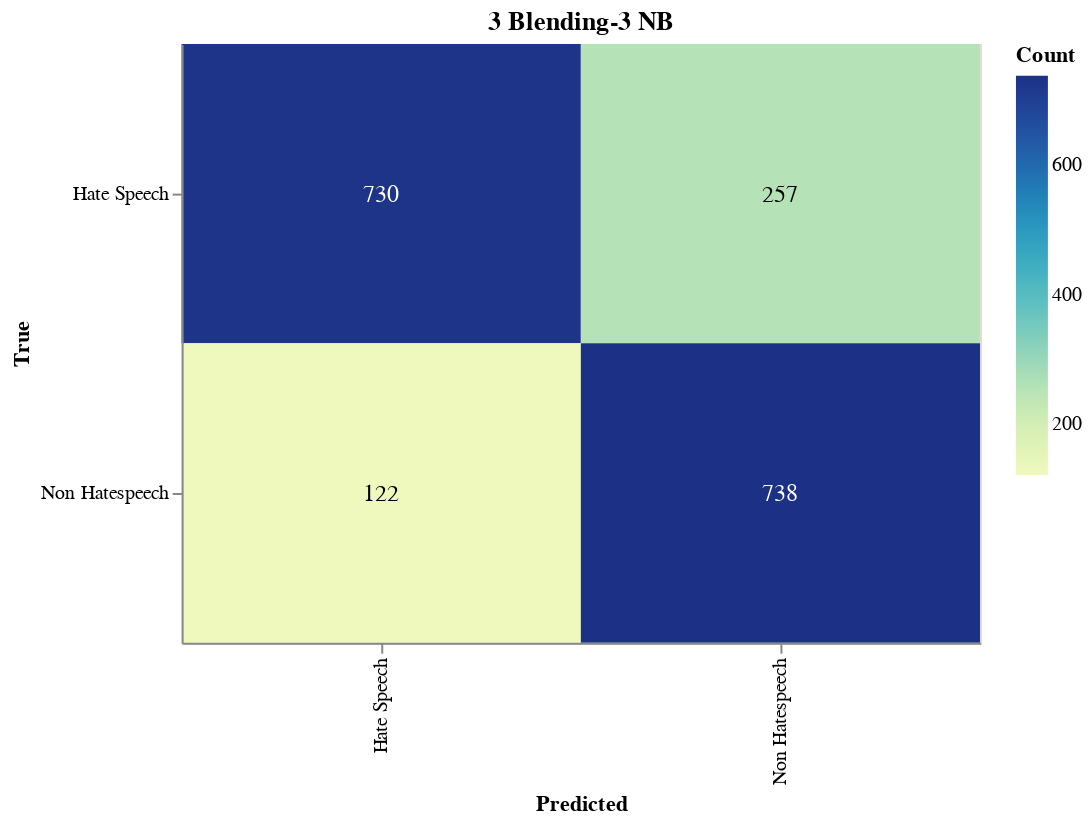

Here is the notebook cell this chart was saved with:
### Markdown cell above
#### Save Confusion Matrix

### Code cell
import altair as alt
import pandas as pd
from sklearn.metrics import confusion_matrix

# Calculate the confusion matrix
cm = confusion_matrix(true_labels, adjusted_predictions)

# Define class names
class_names = ['Hate Speech', 'Non Hatespeech']

# Convert confusion matrix to DataFrame
cm_df = pd.DataFrame(cm, index=class_names, columns=class_names).reset_index().melt(id_vars='index')
cm_df.columns = ['True', 'Predicted', 'Count']

# Ensure the order of categories
cm_df['True'] = pd.Categorical(cm_df['True'], categories=class_names, ordered=True)
cm_df['Predicted'] = pd.Categorical(cm_df['Predicted'], categories=class_names, ordered=True)

# Create the Altair plot
heatmap = alt.Chart(cm_df).mark_rect().encode(
    x=alt.X('Predicted:O', sort=class_names),
    y=alt.Y('True:O', sort=class_names),
    color='Count:Q',
    tooltip=['True', 'Predicted', 'Count']
).properties(
    width=400,
    height=300,
    title='3 Blending-3 NB'
)

# Add text labels
text = heatmap.mark_text(
    align='center',
    baseline='middle',
    fontSize=12
).encode(
    text='Count:Q',
    color=alt.condition(
        alt.datum.Count > cm.max() / 2,
        alt.value('white'),
        alt.value('black')
    )
)

# Combine heatmap and text
final_chart = heatmap + text

# Display the plot
final_chart.show()

### Figure 1 — Vega-Lite specification as saved in the notebook (floating-point values rounded to 4 significant figures)
{"config": {"view": {"continuousWidth": 300, "continuousHeight": 300}}, "layer": [{"mark": {"type": "rect"}, "encoding": {"color": {"field": "Count", "type": "quantitative"}, "tooltip": [{"field": "True", "type": "ordinal"}, {"field": "Predicted", "type": "ordinal"}, {"field": "Count", "type": "quantitative"}], "x": {"field": "Predicted", "sort": ["Hate Speech", "Non Hatespeech"], "type": "ordinal"}, "y": {"field": "True", "sort": ["Hate Speech", "Non Hatespeech"], "type": "ordinal"}}, "title": "3 Blending-3 NB"}, {"mark": {"type": "text", "align": "center", "baseline": "middle", "fontSize": 12}, "encoding": {"color": {"condition": {"test": "(datum.Count > 369.0)", "value": "white"}, "value": "black"}, "text": {"field": "Count", "type": "quantitative"}, "tooltip": [{"field": "True", "type": "ordinal"}, {"field": "Predicted", "type": "ordinal"}, {"field": "Count", "type": "quantitative"}], "x": {"field": "Predicted", "sort": ["Hate Speech", "Non Hatespeech"], "type": "ordinal"}, "y": {"field": "True", "sort": ["Hate Speech", "Non Hatespeech"], "type": "ordinal"}}, "title": "3 Blending-3 NB"}], "data": {"name": "data-750b593bd47a0cdc841e35730e124ed2"}, "height": 300, "width": 400, "$schema": "https://vega.github.io/schema/vega-lite/v5.17.0.json", "datasets": {"data-750b593bd47a0cdc841e35730e124ed2": [{"True": "Hate Speech", "Predicted": "Hate Speech", "Count": 730}, {"True": "Non Hatespeech", "Predicted": "Hate Speech", "Count": 122}, {"True": "Hate Speech", "Predicted": "Non Hatespeech", "Count": 257}, {"True": "Non Hatespeech", "Predicted": "Non Hatespeech", "Count": 738}]}}
